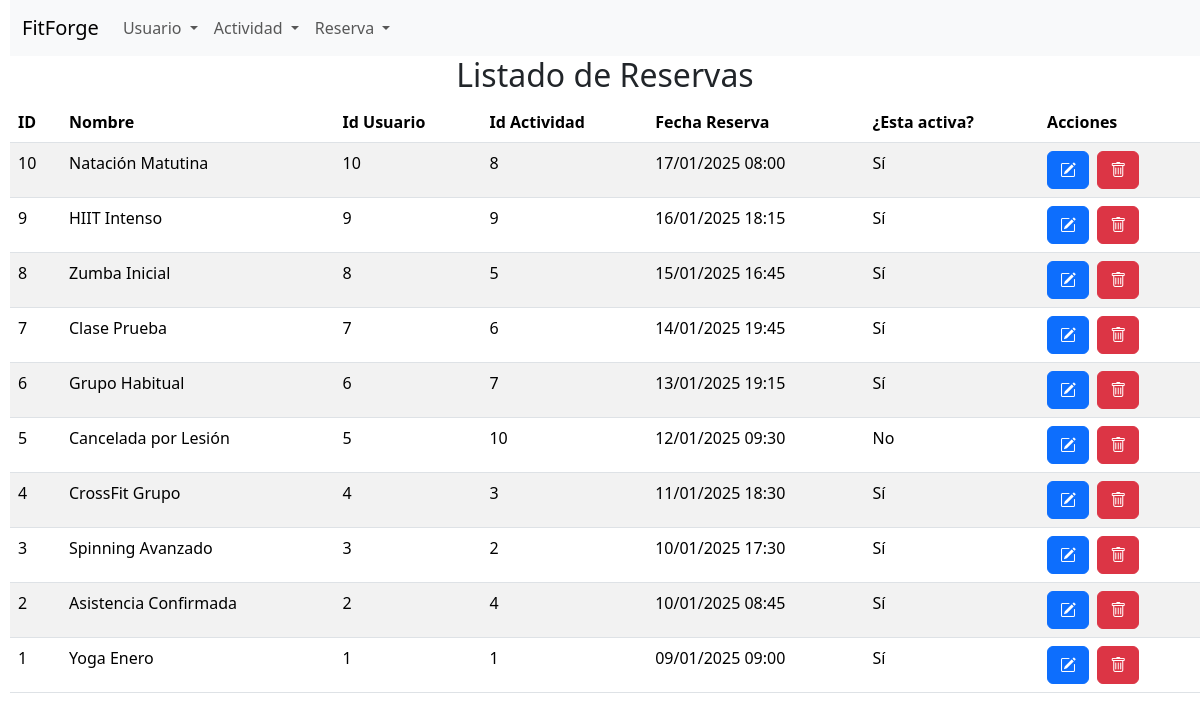
Before: /listado_reservas_ordenados_fecha.php with the older database file.
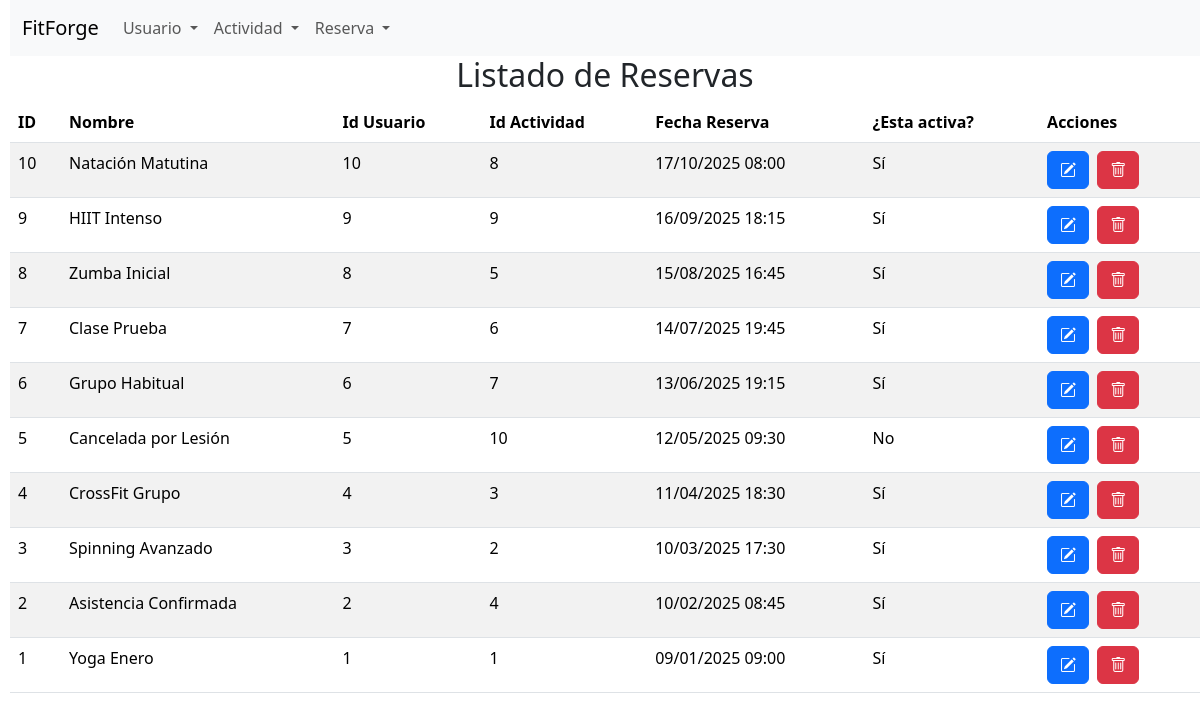
After: the same page with the newer database file.
### tables this page shows
CREATE TABLE `reservation` (
  `id_reservation` int NOT NULL,
  `name` varchar(40) NOT NULL,
  `id_user` int NOT NULL,
  `id_activity` int NOT NULL,
  `reservation_date` datetime NOT NULL,
  `is_active` tinyint(1) NOT NULL
);

### listado_reservas_ordenados_fecha.php (the view, shortened to what this page needs)
<?php
$conexion = obtenerConexion();
$sql = "SELECT id_reservation, name AS name_reservation, id_user, id_activity, reservation_date, is_active
        FROM reservation
        ORDER BY reservation_date DESC;";
$resultado = mysqli_query($conexion, $sql);
$mensaje = "<h2 class='text-center'>Listado de Reservas</h2>";
$mensaje .= "<table class='table table-striped'>";
$mensaje .= "<thead><tr>
                <th>ID</th>
                <th>Nombre</th>
                <th>Id Usuario</th>
                <th>Id Actividad</th>
                <th>Fecha Reserva</th>
                <th>¿Esta activa?</th>
                <th>Acciones</th>
             </tr></thead>";
$mensaje .= "<tbody>";
while ($fila = mysqli_fetch_assoc($resultado)) {
    $mensaje .= "<tr><td>" . $fila['id_reservation'] . "</td>";
    $mensaje .= "<td>" . $fila['name_reservation'] . "</td>";
    $mensaje .= "<td>" . $fila['id_user'] . "</td>";
    $mensaje .= "<td>" . $fila['id_activity'] . "</td>";
    $mensaje .= "<td>" . date("d/m/Y H:i", strtotime($fila['reservation_date'])) . "</td>";
    $mensaje .= "<td>" . ($fila['is_active'] ? 'Sí' : 'No') . "</td>";
    $mensaje .= "<td>
                    <form class='d-inline me-1' action='editar_reserva.php' method='post'>
                        <input type='hidden' name='reserva' value='" . htmlspecialchars(json_encode($fila), ENT_QUOTES) . "' />
                        <button name='Editar' class='btn btn-primary'><i class='bi bi-pencil-square'></i></button>
                    </form>
                    <form class='d-inline' action='proceso_borrar_reserva.php' method='post'>
                        <input type='hidden' name='id_reservation' value='" . $fila['id_reservation'] . "' />
                        <button name='Borrar' class='btn btn-danger'><i class='bi bi-trash'></i></button>
                    </form>";
    $mensaje .= "</td></tr>";
}
$mensaje .= "</tbody></table>";
echo $mensaje;

Changed rows visible on the page:
changed reservation "Natación Matutina": reservation_date "17/01/2025 08:00" → "17/10/2025 08:00"
changed reservation "HIIT Intenso": reservation_date "16/01/2025 18:15" → "16/09/2025 18:15"
changed reservation "Zumba Inicial": reservation_date "15/01/2025 16:45" → "15/08/2025 16:45"
changed reservation "Clase Prueba": reservation_date "14/01/2025 19:45" → "14/07/2025 19:45"
changed reservation "Grupo Habitual": reservation_date "13/01/2025 19:15" → "13/06/2025 19:15"
changed reservation "Cancelada por Lesión": reservation_date "12/01/2025 09:30" → "12/05/2025 09:30"
changed reservation "CrossFit Grupo": reservation_date "11/01/2025 18:30" → "11/04/2025 18:30"
changed reservation "Spinning Avanzado": reservation_date "10/01/2025 17:30" → "10/03/2025 17:30"
changed reservation "Asistencia Confirmada": reservation_date "10/01/2025 08:45" → "10/02/2025 08:45"
